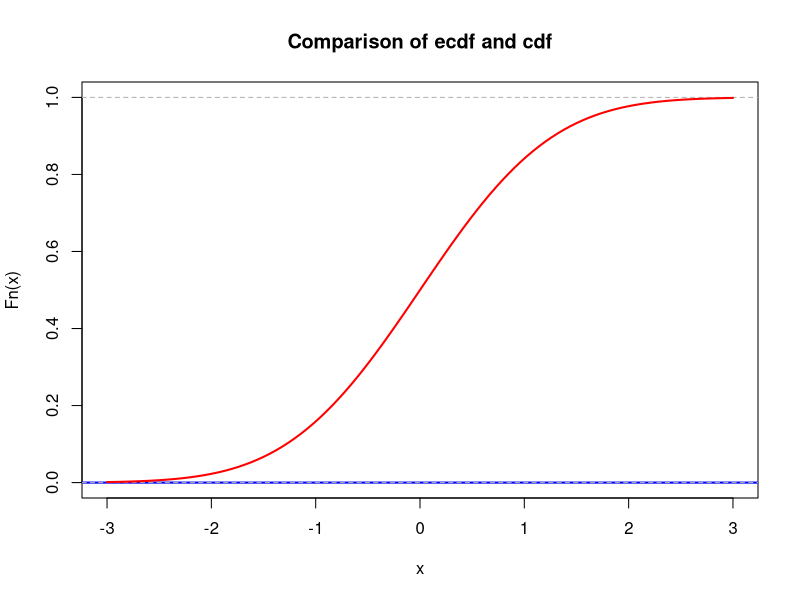
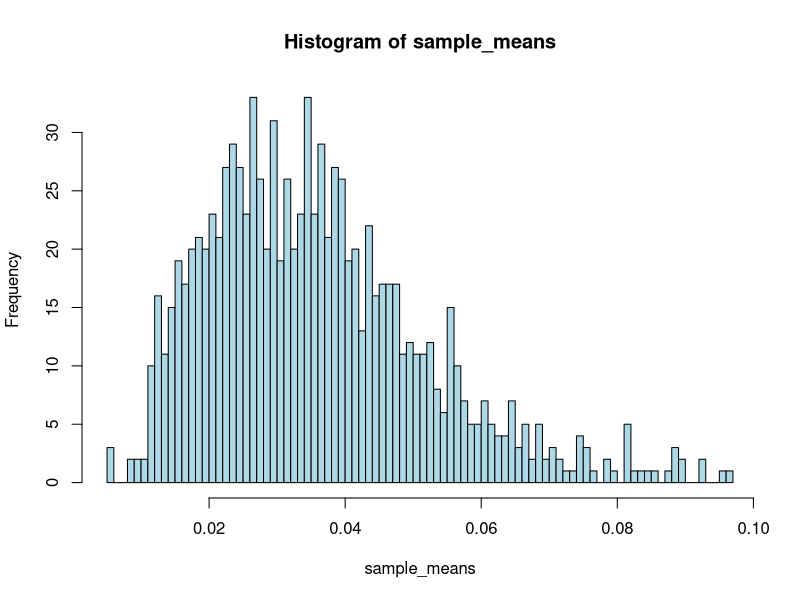
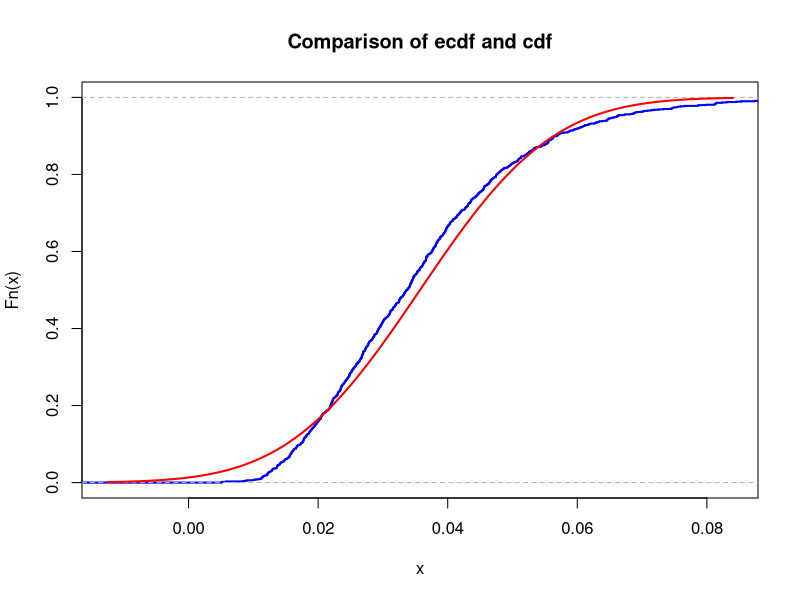
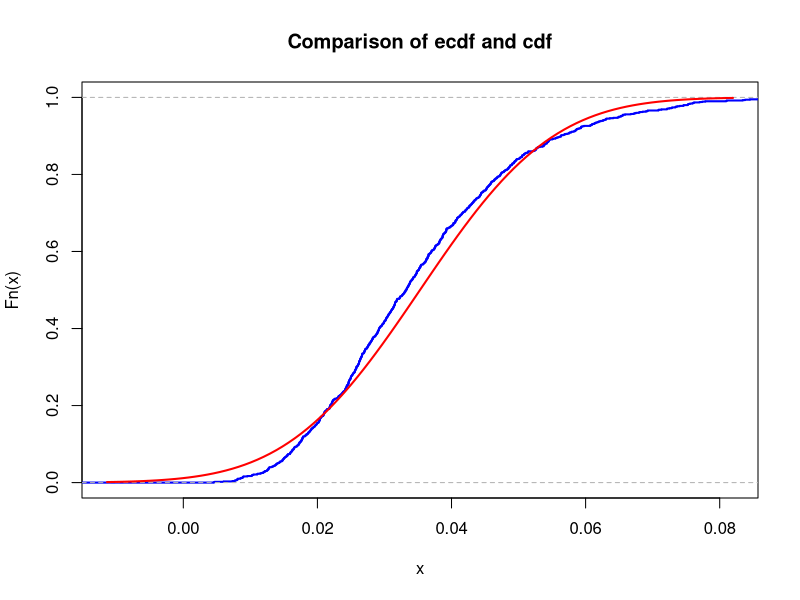
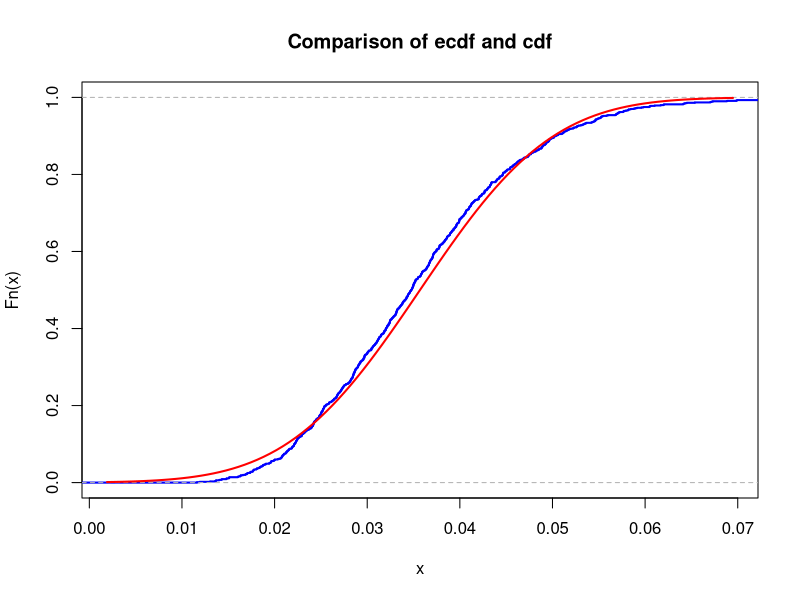
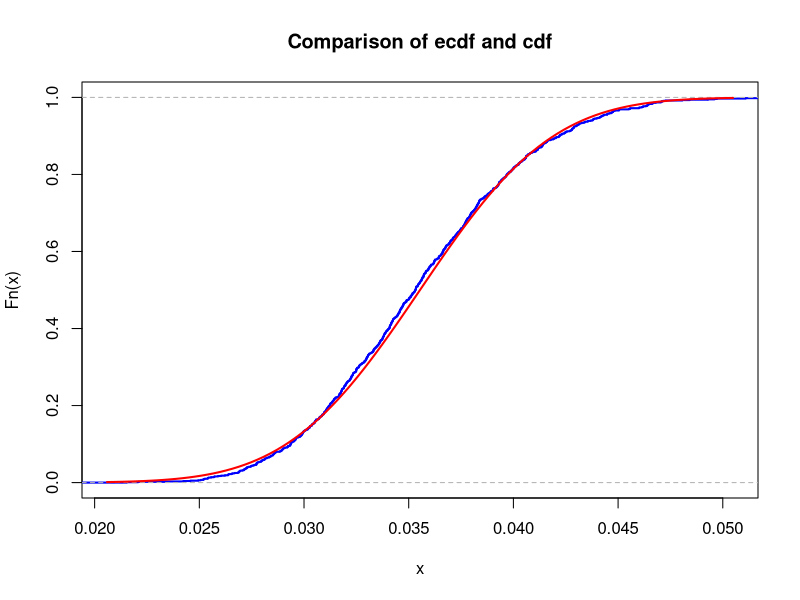

Recreate these plots in R, in order.
## ---- chunk 1
# your team id number 
                          ###
id <- 50                  ### Change to the correct id!
                          ###
set.seed(id)
p <- id/100
# matrices G and H
G <- matrix(c(1, 1, 1, 0, 0, 0, 0,
		1, 0, 0, 1, 1, 0, 0,
		0, 1, 0, 1, 0, 1, 0,
		1, 1, 0, 1, 0, 0, 1), nrow = 4, byrow = TRUE)
H <- t(matrix(c(1, 0, 1, 0, 1, 0, 1,
		0, 1, 1, 0, 0, 1, 1,
		0, 0, 0, 1, 1, 1, 1), nrow = 3, byrow = TRUE))
# cat("The matrix G is: \n") 
#G  
#cat("The matrix H is: \n") 
#H
#cat("The product GH must be zero: \n")
#(G%*%H) %%2
## ---- chunk 2
# generate N messages

message_generator <- function(N) {
  matrix(sample(c(0,1), 4*N, replace = TRUE), nrow = N)
}  
messages <- message_generator(100)
codewords <- (messages %*% G) %% 2
## ---- chunk 3
#  errors <- ...
#  received <-   
## ---- chunk 4
lambda <- 1  # change this!
N <- 100     # change this!
mu <- N * lambda
K <- 1e3
n <- 5
sample_means <- colMeans(matrix(rpois(n*K, lambda = mu), nrow=n))
## ---- chunk 5
mu <- 0       # change this!
sigma <- 1    # change this!
## ---- chunk 6
xlims <- c(mu-3*sigma,mu+3*sigma)
Fs <- ecdf(sample_means)
plot(Fs, 
     xlim = xlims, 
     ylim = c(0,1),
     col = "blue",
     lwd = 2,
     main = "Comparison of ecdf and cdf")
curve(pnorm(x, mean = mu, sd = sigma), col = "red", lwd = 2, add = TRUE)
## ---- chunk 7
set.seed(18)
nu1 <- 28 # team 18 + 10
K <- 1e3  # number of clicks
n <- 5    
sample_means <- colMeans(matrix(rexp(n*K, rate = nu1), nrow=n))
hist(sample_means, 
     breaks = 100,
     col = "lightblue")
#print(sample_means)
## ---- chunk 8
mu <- mean(sample_means)       # mean of sample
sigma <- sd(sample_means)    # variance of sample
print(mu)
print(sigma)
## ---- chunk 9
xlims <- c(mu-3*sigma,mu+3*sigma)
e_cdf <- ecdf(sample_means)
plot(e_cdf, 
     xlim = xlims, 
     col = "blue",
     lwd = 2,
     main = "Comparison of ecdf and cdf")
curve(pnorm(x, mean = mu, sd = sigma), col = "red", lwd = 2, add = TRUE)
## ---- chunk 10
# maximum distance?
# following from Kolmogorov-Smirnov(should be valid here?)
t_cdf <- pnorm(sample_means, mean = mu, sd = sigma)
ks.test(x = t_cdf, y= e_cdf)$statistic
## ---- chunk 11
for(n in list(5, 10, 50)){ 
  sample_means <- colMeans(matrix(rexp(n*K, rate = nu1), nrow=n))
  mu <- mean(sample_means)       # mean of sample
  sigma <- sd(sample_means)    # variance of sample
  xlims <- c(mu-3*sigma,mu+3*sigma)
  e_cdf <- ecdf(sample_means)
  plot(e_cdf, 
       xlim = xlims, 
       col = "blue",
       lwd = 2,
       main = "Comparison of ecdf and cdf")
  curve(pnorm(x, mean = mu, sd = sigma), col = "red", lwd = 2, add = TRUE)
  ks.test(x = t_cdf, y= e_cdf)$statistic
}
